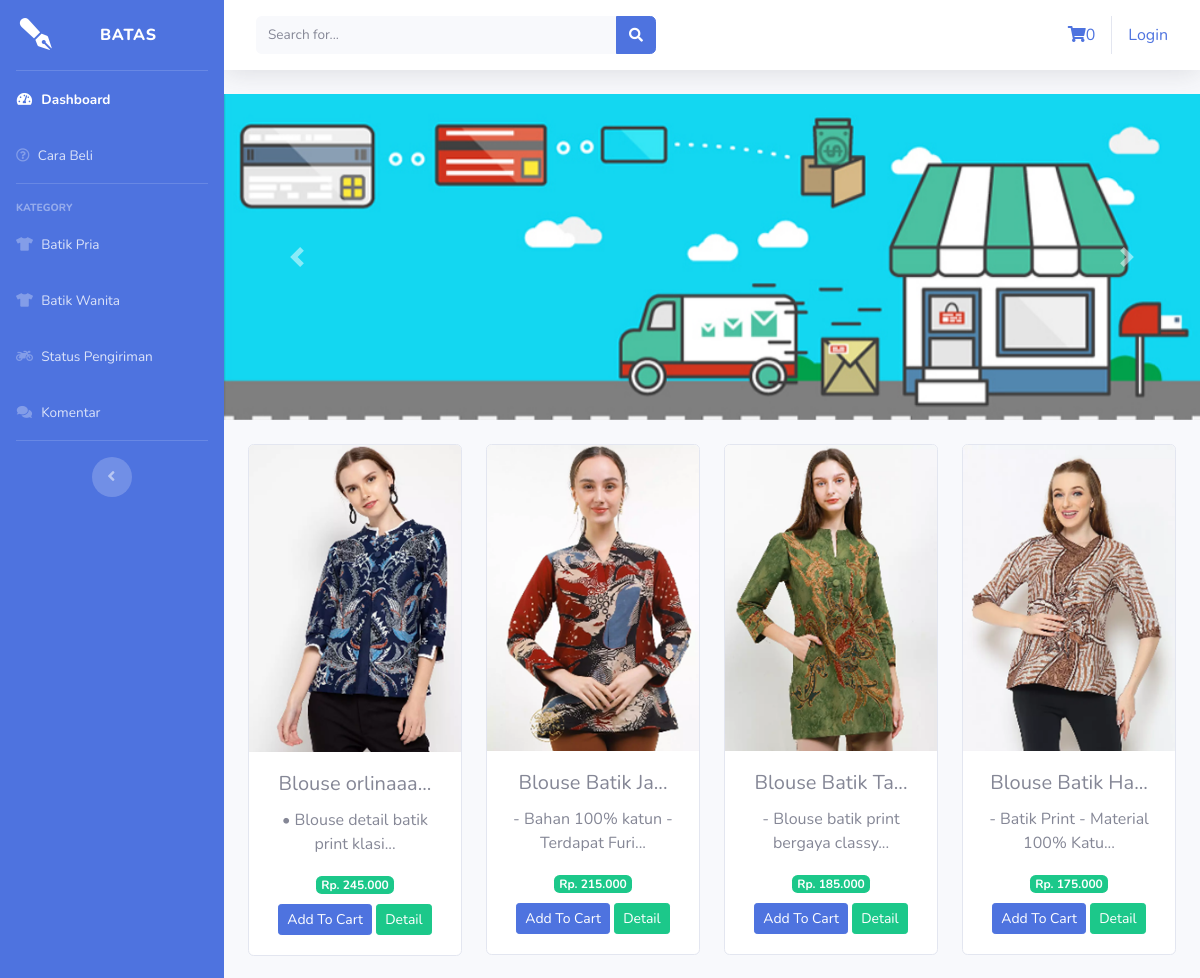
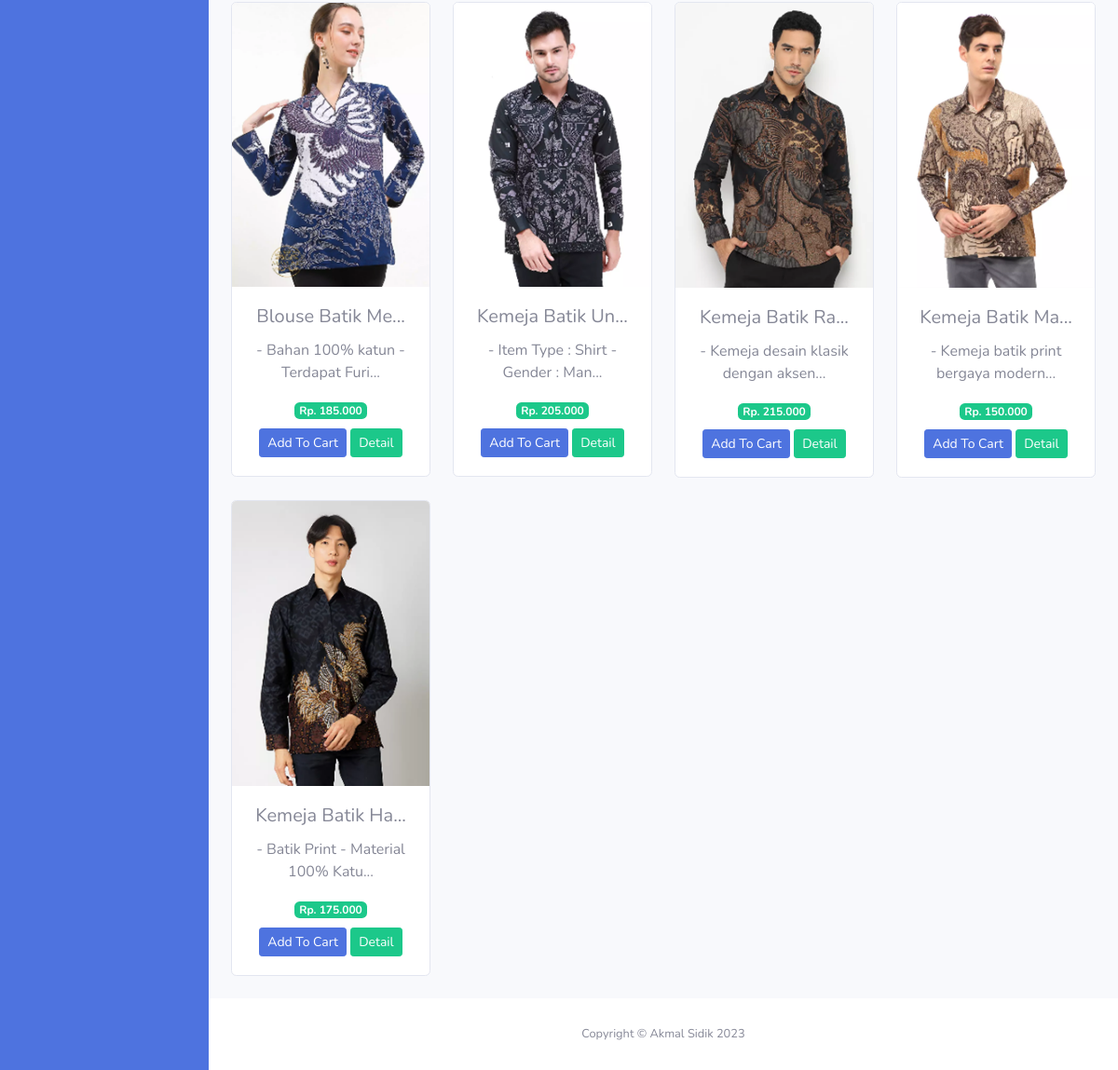
Screenshot of /index.php/welcome with the database file from the repository (2 pictures, top to bottom).
### tables this page shows
CREATE TABLE `tb_barang` (
  `id_brg` int(11) NOT NULL,
  `nama_brg` varchar(50) NOT NULL,
  `keterangan` text NOT NULL,
  `kategori` varchar(20) NOT NULL,
  `harga` int(11) NOT NULL,
  `stok` int(4) NOT NULL,
  `gambar` text NOT NULL,
  `ukuran` enum('S','M','L','XL') NOT NULL DEFAULT 'S'
);

### application/controllers/Welcome.php (called while the page is built, shortened)
<?php
class Welcome extends CI_Controller
{
	public function index()
	{
		$data['barang'] = $this->model_barang->tampil_data()->result();
		$this->load->view('templates/header');
		$this->load->view('templates/sidebar');
		$this->load->view('dashboard', $data);
		$this->load->view('templates/footer');
	}
}

### index.php (called while the page is built, shortened)
<?php
require_once BASEPATH.'core/CodeIgniter.php';

### application/models/model_barang.php (called while the page is built, shortened)
<?php
class Model_barang extends CI_Model
{
    public function tampil_data()
    {
        return $this->db->get('tb_barang');
    }
}

### application/views/Dashboard.php (the view, shortened to what this page needs)
<div id="carouselExampleControls" class="carousel slide" data-ride="carousel">
    <div class="carousel-inner">
        <div class="carousel-item active">
            <img class="d-block w-100" src="<?php echo base_url('assets/img/slider1.jpg') ?>" alt="First slide">
        </div>
    </div>
    <a class="carousel-control-prev" href="#carouselExampleControls" role="button" data-slide="prev">
        <span class="carousel-control-prev-icon" aria-hidden="true"></span>
    </a>
    <a class="carousel-control-next" href="#carouselExampleControls" role="button" data-slide="next">
        <span class="carousel-control-next-icon" aria-hidden="true"></span>
    </a>
</div>
<div class="container mt-4">
    <div class="row text-center">
        <?php foreach ($barang as $brg) : ?>
            <div class="col-lg-3 col-md-4 col-sm-6 mb-4">
                <div class="card">
                    <img src="<?php echo base_url() . '/upload/' . $brg->gambar ?>" class="card-img-top" alt="...">
                    <div class="card-body">
                        <h5 class="card-title"><?php echo substr($brg->nama_brg, 0, 15) . '...' ?></h5>
                        <p class="card-text"><?php echo substr($brg->keterangan, 0, 35) . '...'; ?></p>
                        <span class="badge badge-success">Rp. <?php echo number_format($brg->harga, 0, ',', '.') ?></span>
                        <div class="mt-2">
                            <div class="btn btn-sm btn-primary" data-toggle="modal" data-target="#modalTambahKeranjang<?php echo $brg->id_brg ?>">Add To Cart</div>
                            <?php echo anchor('dashboard/detail/' . $brg->id_brg, '<div class="btn btn-sm btn-success">Detail</div>') ?>
                        </div>
                    </div>
                </div>
            </div>
        <?php endforeach; ?>
    </div>
</div>

### application/views/templates/header.php (shortened to what this page needs)
<!DOCTYPE html>
<html lang="en">
<head>
    <link href="<?php echo base_url()?>assets/vendor/fontawesome-free/css/all.min.css" rel="stylesheet" type="text/css">
    <link href="<?php echo base_url()?>assets/css/sb-admin-2.min.css" rel="stylesheet">
</head>

### application/views/templates/sidebar.php (shortened to what this page needs)
<body id="page-top">
    <div id="wrapper">
        <ul class="navbar-nav sidebar sidebar-dark accordion" style="background-color:#4E73DF;" id="accordionSidebar">
            <a class="sidebar-brand d-flex align-items-center justify-content-center" href="<?php echo base_url('welcome') ?>">
                <div class="sidebar-brand-icon ">
                    <i class="fas fa-pen-fancy fa-flip-horizontal fa-xs"></i>
                </div>
                <div class="sidebar-brand-text mx-5">BaTas</div>
            </a>
            <hr class="sidebar-divider my-0">
            <li class="nav-item active">
                <a class="nav-link" href="<?php echo base_url('welcome') ?>">
                    <i class="fas fa-fw fa-tachometer-alt"></i>
                    <span>Dashboard</span></a>
            </li>
            <li class="nav-item">
                <a class="nav-link" href="" data-toggle="modal" data-target="#exampleModalLong" >
                    <i class="far fa-question-circle"></i>
                    <span>Cara Beli</span></a>
            </li>
            <hr class="sidebar-divider">
            <div class="sidebar-heading">
                Kategory
            </div>
            <li class="nav-item">
                <a class="nav-link" href="<?php echo base_url('kategori/pakaian_pria') ?>">
                    <i class="fas fa-fw fa-tshirt"></i>
                    <span>Batik Pria</span></a>
            </li>
            <li class="nav-item">
                <a class="nav-link" href="<?php echo base_url('kategori/pakaian_wanita') ?>">
                    <i class="fas fa-fw fa-tshirt"></i>
                    <span>Batik Wanita</span></a>
            </li>
            <li class="nav-item">
                <a class="nav-link" href="<?php echo base_url('dashboard/status') ?>">
                    <i class="fas fa-fw fa-motorcycle"></i>
                    <span>Status Pengiriman</span></a>
            </li>
            <li class="nav-item">
                <a class="nav-link" href="<?php echo base_url('dashboard/showKomen') ?>">
                    <i class="fas fa-fw fa-comments"></i>
                    <span>Komentar</span></a>
            </li>
            <hr class="sidebar-divider d-none d-md-block">
            <div class="text-center d-none d-md-inline">
                <button class="rounded-circle border-0" id="sidebarToggle"></button>
            </div>
        </ul>
        <div id="content-wrapper" class="d-flex flex-column">
            <div id="content">
                <nav class="navbar navbar-expand navbar-light bg-white topbar mb-4 static-top shadow">
                    <form class="d-none d-sm-inline-block form-inline mr-auto ml-md-3 my-2 my-md-0 mw-100 navbar-search" action="<?= base_url('welcome/cari_barang') ?>" method="GET">
                        <div class="input-group">
                            <input type="text" class="form-control bg-light border-0 small" placeholder="Search for..." aria-label="Search" aria-describedby="basic-addon2" name="keyword">
                            <div class="input-group-append">
                                <button class="btn btn-primary" type="submit">
                                    <i class="fas fa-search fa-sm"></i>
                                </button>
                            </div>
                        </div>
                    </form>
                    <ul class="navbar-nav ml-auto">
                        <div class="navbar">
                            <ul class="nav navbar-nav navbar-right">
                                <li>
                                    <?php
                                    $total_items = $this->cart->total_items();
                                    ?>
                                    <?php echo anchor('dashboard/detail_keranjang', '<i class="fa fa-shopping-cart"></i>' . $total_items)  ?>
                                </li>
                            </ul>
                            <ul class="navbar-nav navbar-right">
                                <?php if ($this->session->userdata('username')) { ?>
                                    <li class="ml-2">
                                        <?php echo anchor('auth/logout', '(' . $this->session->userdata('username') . ')', 'onclick="return confirm(\'Apakah Anda yakin ingin logout?\');"'); ?>
                                    </li>
                                <?php } else { ?>
                                    <li><?php echo anchor('auth/login', 'Login'); ?></li>
                                <?php } ?>
                            </ul>
                        </div>
                    </ul>
                </nav>

### application/views/templates/footer.php (shortened to what this page needs)
<footer class="sticky-footer bg-white">
    <div class="container my-auto">
        <div class="copyright text-center my-auto">
            <span>Copyright &copy; Akmal Sidik <?= date('Y') ?></span>
        </div>
    </div>
</footer>
</body>
</html>

### rows the page displays
tb_barang: gambar (picture), nama_brg "Blouse orlinaaa", keterangan "• Blouse detail batik print klasi", harga "245.000", id_brg "Detail"
tb_barang: gambar (picture), nama_brg "Blouse Batik Ja", keterangan "- Bahan 100% katun - Terdapat Furi", harga "215.000", id_brg "Detail"
tb_barang: gambar (picture), nama_brg "Blouse Batik Ta", keterangan "- Blouse batik print bergaya classy", harga "185.000", id_brg "Detail"
tb_barang: gambar (picture), nama_brg "Blouse Batik Ha", keterangan "- Batik Print - Material 100% Katu", harga "175.000", id_brg "Detail"
tb_barang: gambar (picture), nama_brg "Blouse Batik Me", keterangan "- Bahan 100% katun - Terdapat Furi", harga "185.000", id_brg "Detail"
tb_barang: gambar (picture), nama_brg "Kemeja Batik Un", keterangan "- Item Type : Shirt - Gender : Man", harga "205.000", id_brg "Detail"
tb_barang: gambar (picture), nama_brg "Kemeja Batik Ra", keterangan "- Kemeja desain klasik dengan aksen", harga "215.000", id_brg "Detail"
tb_barang: gambar (picture), nama_brg "Kemeja Batik Ma", keterangan "- Kemeja batik print bergaya modern", harga "150.000", id_brg "Detail"
tb_barang: gambar (picture), nama_brg "Kemeja Batik Ha", keterangan "- Batik Print - Material 100% Katu", harga "175.000", id_brg "Detail"

### other values shown
anchor('auth/login', 'Login') "Login"
